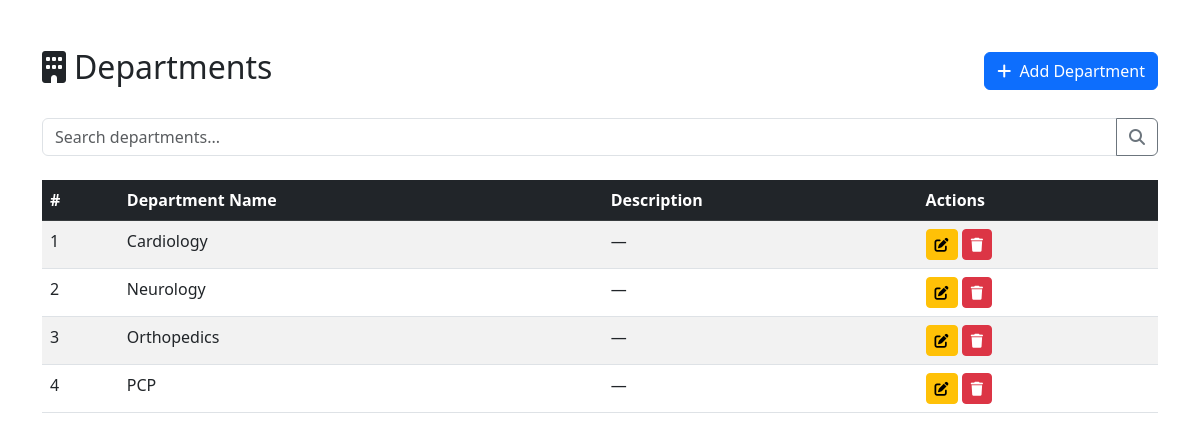
The app's page /departments/ (signed in), older data.
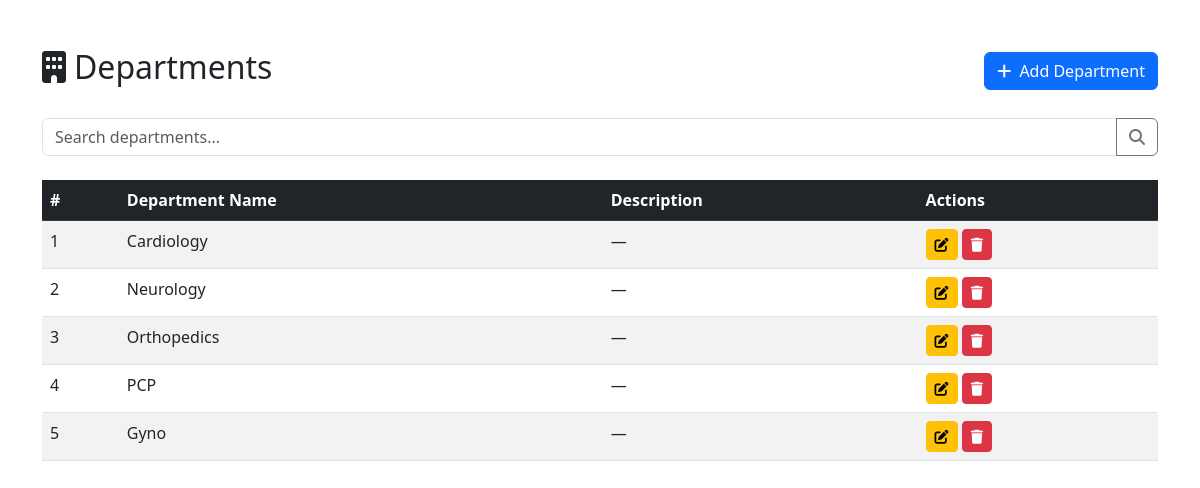
The same page, newer data.
### departments/models.py (models this page shows, shortened)
class Department(models.Model):
    department_name = models.CharField(max_length=100, unique=True)
    description = models.TextField(blank=True, null=True)
    class Meta:
        verbose_name_plural = "Departments"

### departments/views.py (the view)
# urls.py: path('', views.department_list, name='list'),
@login_required
def department_list(request):
    if not is_admin(request.user):
        messages.error(request, 'You do not have permission to view this page.')
        return redirect('accounts:patient_dashboard')  # fallback
    query = request.GET.get('q', '')
    departments = Department.objects.all()
    if query:
        departments = departments.filter(
            Q(department_name__icontains=query) |
            Q(description__icontains=query)
        )
    paginator = Paginator(departments, 5)  # Show 5 per page
    page_number = request.GET.get('page')
    page_obj = paginator.get_page(page_number)
    context = {
        'page_obj': page_obj,
        'query': query,
    }
    return render(request, 'departments/department_list.html', context)

### departments/views.py (called while the page is built)
def is_admin(user):
    print("User:", user.username)
    print("Has profile:", hasattr(user, 'profile'))
    if hasattr(user, 'profile'):
        print("Role:", user.profile.role)
    return hasattr(user, 'profile') and user.profile.role == 'ADMIN'

### templates/departments/department_list.html (shortened to what this page needs)
{% extends 'base.html' %}
{% block content %}
<div class="d-flex justify-content-between align-items-center mb-4">
    <h2><i class="fas fa-building me-2"></i>Departments</h2>
    <a href="{% url 'departments:add' %}" class="btn btn-primary">
        <i class="fas fa-plus me-1"></i> Add Department
    </a>
</div>
<form method="get" class="mb-4">
    <div class="input-group">
        <input type="text" name="q" class="form-control" placeholder="Search departments..." value="{{ query }}">
        <button class="btn btn-outline-secondary" type="submit">
            <i class="fas fa-search"></i>
        </button>
    </div>
</form>
<div class="table-responsive">
    <table class="table table-striped table-hover">
        <thead class="table-dark">
            <tr>
                <th>#</th>
                <th>Department Name</th>
                <th>Description</th>
                <th>Actions</th>
            </tr>
        </thead>
        <tbody>
            {% for dept in page_obj %}
            <tr>
                <td>{{ forloop.counter|add:page_obj.start_index|add:"-1" }}</td>
                <td>{{ dept.department_name }}</td>
                <td>{{ dept.description|default:"—" }}</td>
                <td>
                    <a href="{% url 'departments:edit' dept.id %}" class="btn btn-sm btn-warning">
                        <i class="fas fa-edit"></i>
                    </a>
                    <a href="{% url 'departments:delete' dept.id %}" class="btn btn-sm btn-danger">
                        <i class="fas fa-trash"></i>
                    </a>
                </td>
            </tr>
            {% empty %}
            <tr>
                <td colspan="4" class="text-center">No departments found.</td>
            </tr>
            {% endfor %}
        </tbody>
    </table>
</div>
{% endblock %}

Row changes from the older to the newer data that the page shows:
added Department: department_name "Gyno", description "—"
